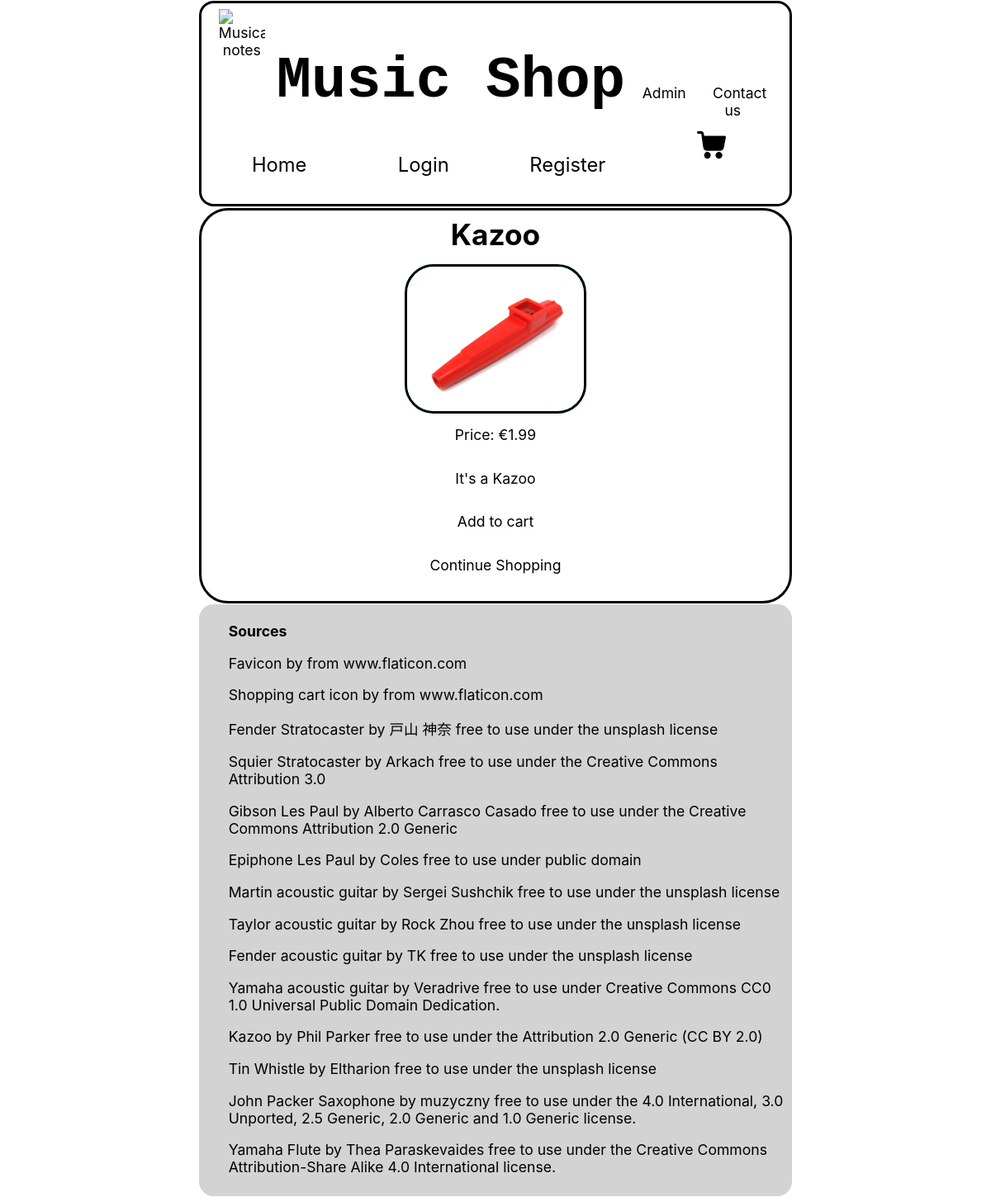
The page /instrument/9 on the database its author committed.
### tables this page shows
CREATE TABLE instruments
(
    instrument_id INTEGER PRIMARY KEY AUTOINCREMENT,
    name TEXT NOT NULL,
    category TEXT NOT NULL,
    price REAL NOT NULL,
    description TEXT NOT NULL,
    image TEXT NOT NULL

);

### app.py (the view)
@app.route("/instrument/<int:instrument_id>")
def instrument(instrument_id):
    db = get_db()
    instrument = db.execute("""SELECT * FROM instruments WHERE instrument_id = ?;""", (instrument_id,)).fetchone()
    return render_template("instrument.html", instrument=instrument)

### app.py (called while the page is built)
@app.before_request
def load_logged_in_user():
    g.user = session.get("user_id", None)

### database.py (called while the page is built)
def get_db():
    if "db" not in g:
        g.db = sqlite3.connect(DATABASE,
            detect_types=sqlite3.PARSE_DECLTYPES
        )
        g.db.row_factory = sqlite3.Row
    return g.db

### templates/instrument.html
{% extends "base.html" %}
{% block main_content %}
<section id="instrument">
    <h2>{{ instrument["name"] }}</h2>
    <img src="{{ url_for('static', filename=instrument['image']) }}" width=30%>
    <p>Price: €{{ instrument["price"] }}</p>
    <p>{{ instrument["description"] }}</p>
    <p><a href="{{ url_for('add_to_cart', instrument_id=instrument['instrument_id']) }}">Add to cart</a></p>
    <p><a href="{{ url_for('instruments') }}">Continue Shopping</a></p>
</section>
{% endblock %}

### static/styles.css (style rules this page uses)
html { scroll-behavior: smooth; zoom: 110%; }
html>* { margin-left: 20%; margin-right: 20%; margin-top: 0%; margin-bottom: 0%; padding: 0% 0% 0% 0%; font-family:-apple-system, BlinkMacSystemFont, 'Segoe UI', Roboto, Oxygen, Ubuntu, Cantarell, 'Open Sans', 'Helvetica Neue', sans-serif; }
h2 { text-align: center;font-size: 1em; }
a:link { color:black; }
a { cursor: pointer;text-decoration: none; text-decoration-style: none; }
.wrapper { display: flex; flex-flow: row wrap; }
#instrument h2 { margin-top: 1%; }
#instrument img { border-style: solid; border-color: black; background-color: aqua; border-radius: 1em; margin-top: -2%; }
#instrument a { background-color: white; color: black; border-radius: 0.5em; padding: 1% 1% 1% 1%; font-size: 1em; }
#instrument p { font-size: 0.5em; margin-top: 1%; padding-bottom: 2%; }

### rows shown on the page
instruments: name "Kazoo", image (picture), price "1.99", description "It's a Kazoo"
